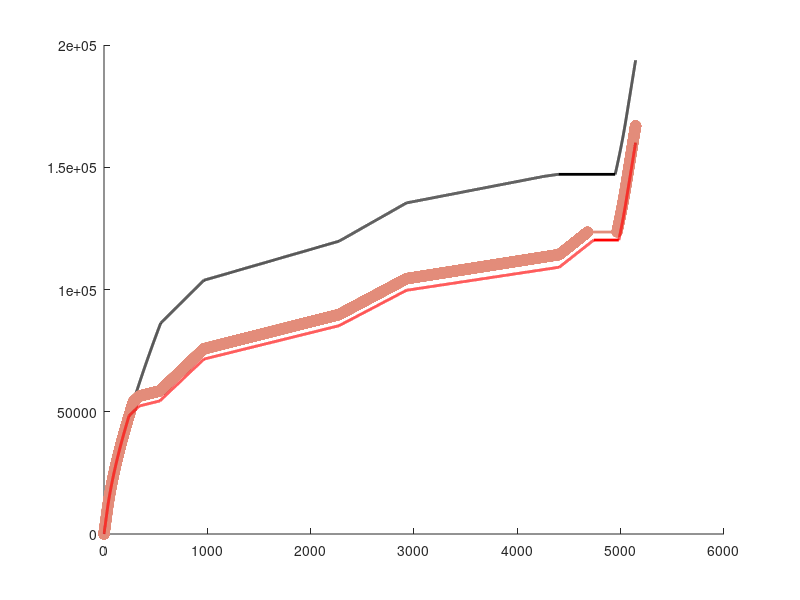

Write the MATLAB code that produced this figure. (Note: this script raises an error after producing the figure.)
%能耗距离
clc;clear;
tic;
%数据读入
load('T1.mat');
%%
EX=[];
V_1X=[];
V_2X=[];
tmin1X=[];
g=9.8;
v1=[100/3.6,23,22,19,14,10];
v2=[86/3.6,23,22,19,14,10];
% v1=100/3.6;
% v2=86/3.6;
mark=["-","-","--",":","--","--"];
Maks=["none",".","none","none","none","none"];
colo=[[0,0,0];[227,140,122];[255,0,0];[0,0,255];[176,101,89];[215,157,164]]./255;
n = length(v1);
for i=1:1:n
    V1=v1(i);
    V2=v2(i);

    dt=0.01;
    A=zeros(1,80000);
    S1=zeros(1,80000);
    E1=zeros(1,80000);
    jiao=atan(0.0617284*(10^-3));
    for i1=2:1:80000
        f1=2.0895+0.0098*A(i1-1)+0.006*(A(i1-1)^2);
        %计算ftra
        if  A(i1-1)<=10
            ftra=310;
        else
            ftra=310*(10)/A(i1-1);
        end

        if jiao>=0
            A(i1)=(ftra-(f1+m*g*sin(jiao)))*dt/(m*rou)+A(i1-1);
        else
            A(i1)=(m*g*sin(jiao)+ftra-f1)*dt/(m*rou)+A(i1-1);
        end
        S1(i1)=S1(i1-1)+(A(i1)+A(i1-1))*dt/2;
        E1(i1)=E1(i1-1)+ftra*A(i1)*dt;
        if(A(i1)>V1)
            A(i1)=V1;
        end
        
        if(A(i1)>=V1) 
            break;
        end

        index = find(DisGra(:,1) <S1(i1));
        index=index(end);
        jiao=atan(DisGra(index, 2)*(10^-3));
    end
    A = A(A~=0);
    A=[0,A];
    S1 = S1(S1~=0);
    S1=[0,S1];
    E1 = E1(E1~=0);
    E1=[0,E1];
    t1=(i1-1)*dt;

    %制动时间计算
    D=zeros(1,80000);
    % D(1)=Vmax;
    S4=zeros(1,800000);
    E4=zeros(1,800000);
    jiao2=atan(20.3086*(10^-3));
    for i4=2:1:80000
        f4=2.0895+0.0098*D(i4-1)+0.006*(D(i4-1)^2);
        if  D(i4-1)<=17
            ftra=260;
        else
            ftra=260*(17)/D(i4-1);
        end

        if jiao2>=0
            D(i4)=-(0-(f4+m*g*sin(jiao2)+ftra))*dt/(m*rou)+D(i4-1);
        else
            D(i4)=-(m*g*sin(jiao2)-(ftra+f4))*dt/(m*rou)+D(i4-1);
        end

        S4(i4)=S4(i4-1)+(D(i4)+D(i4-1))*dt/2;
        E4(i4)=ftra*D(i4)*dt;
        if(D(i4)>V2) 
            break;
        end

        index = find(DisGra(:,1) <S-S4(i4));
        index=index(end);
        jiao2=atan(DisGra(index, 2)*(10^-3));
    end
    D = D(D~=0);
    D=[0,D];
    D=flip(D);
    
    S4 = S4(S4~=0);
    S4=[0,S4];
    S4=S-flip(S4);
    t4=length(D)*dt;
    
    E4 = E4(E4~=0);
    E4=flip(E4);
    E4=cumsum(E4);
    E4=[0,E4];
    
    %惰行
    dt=0.01;
    C=zeros(1,180000);
    C(1)=V2;
    S3=zeros(1,180000);
    for i3=2:1:180000
        f3=2.0895+0.0098*C(i3-1)+0.006*(C(i3-1)^2);

        if jiao2>=0
            C(i3)=-(0-(f3+m*g*sin(jiao2)))*dt/(m*rou)+C(i3-1);
        else
            C(i3)=-(m*g*sin(jiao2)-(f3))*dt/(m*rou)+C(i3-1);
        end
       
        S3(i3)=S3(i3-1)+(C(i3)+C(i3-1))*dt/2;
        
        if(S4(1)-S3(i3)>4259.1)&(C(i3)>86/3.6)
            C(i3)=86/3.6;
            break;
        end
        if(C(i3)>=V1) 
            break;
        end
        index = find(DisGra(:,1) <S4(1)-S3(i3));
        index=index(end);
        jiao2=(DisGra(index, 2)*(10^-3));
    end
    C = C(C~=0);
    C=flip(C);
    S3 = S3(S3~=0);
    S3=[S3];
    S3=S4(1)-flip(S3);
    t3=(i3-1)*dt;

    %巡航
    dt=0.01;
    B=zeros(1,180000);
    B(1)=V1;
    S2=zeros(1,180000);
    S2(1)=S1(end);
    E2=zeros(1,18000);
    E2(1)=E1(end);
    for i2=2:1:180000
        f2=2.0895+0.0098*B(i2-1)+0.006*(B(i2-1)^2);
        B(i2)=B(i2-1);
        if jiao>=0
            ftra=f2+m*g*sin(jiao);
        else
            ftra=f2-m*g*sin(jiao);
        end

        S2(i2)=S2(i2-1)+V1*dt;
        E2(i2)=E2(i2-1)+ftra*B(i2)*dt;
        if(S2(i2)>4259.1)&(B(i2)>86/3.6)
            B(i2)=86/3.6;
            S2(i2)=S2(i2-1)+1;
        end
        if(S2(i2)>(S3(1)-S1(end)))
            break;
        end

        index = find(DisGra(:,1) <S-S2(i2));
        index=index(end);
        jiao=atan(DisGra(index, 2)*(10^-3));
    end
    if flag==1
        continue;
    end
    B = B(B~=0);
    S2 = S2(S2~=0);
    E2 = E2(E2~=0);
    t2=(i2-1)*dt;
    
    hold on;
    col=colo(i,:);
    mak=mark(i);
    mak2=Maks(i);
    
    E4=E4+E2(end);
    SX=[S1,S2,S3(1),S3(end),S4];
    SY=[E1,E2,E2(end),E2(end),E4];
    plot(SX,SY,'Color',col, 'LineStyle',mak,'Marker',mak2, 'LineWidth',2);

end
legend('206s','216s','226s','256s','356s','506s','FontSize', 12);
set(gca, 'FontSize', 12);
xlim([0, 5200]);
% ylim([0,30]);

tt2=toc;
disp(['代码执行时间：', num2str(tt2), '秒']);